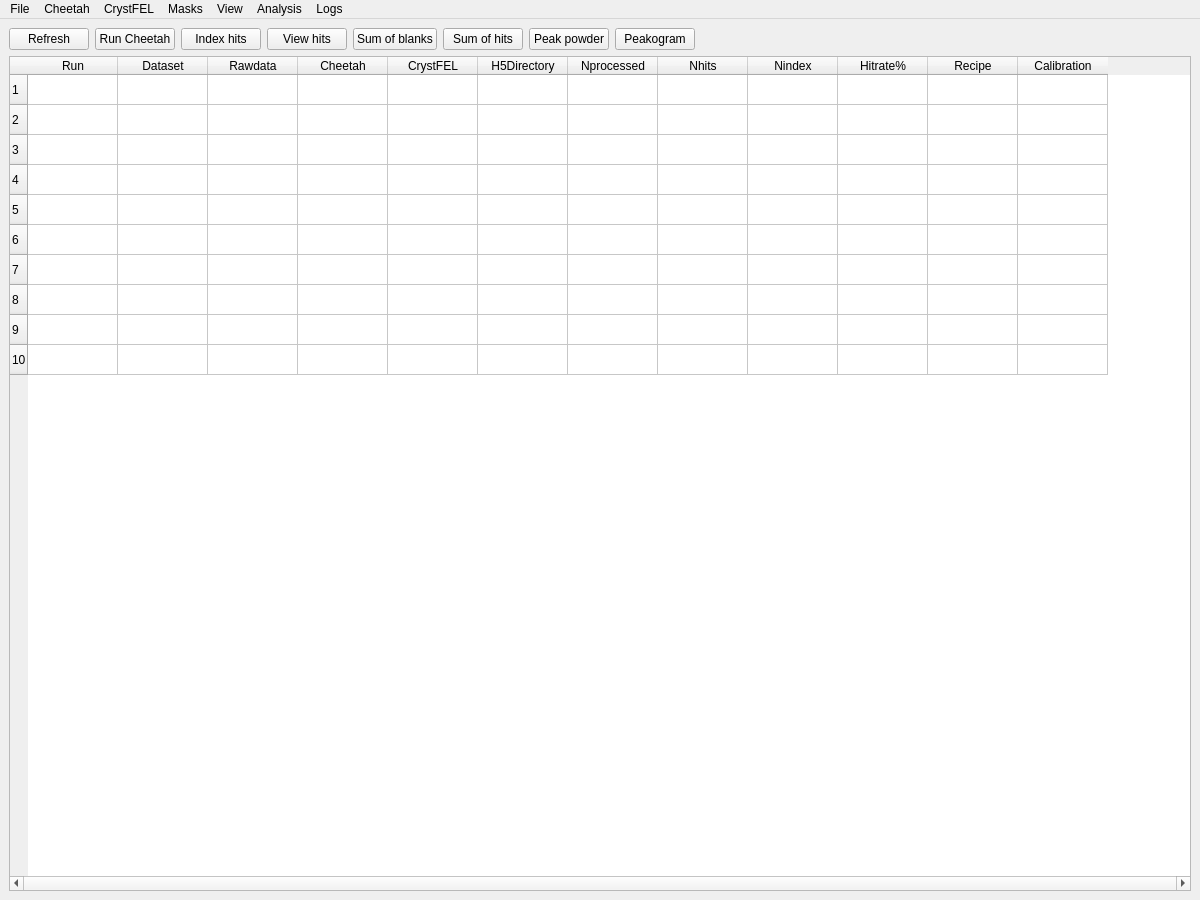
<?xml version="1.0" encoding="UTF-8"?>
<ui version="4.0">
 <class>MainWindow</class>
 <widget class="QMainWindow" name="MainWindow">
  <property name="geometry">
   <rect>
    <x>0</x>
    <y>0</y>
    <width>1200</width>
    <height>900</height>
   </rect>
  </property>
  <property name="sizePolicy">
   <sizepolicy hsizetype="Expanding" vsizetype="Expanding">
    <horstretch>0</horstretch>
    <verstretch>0</verstretch>
   </sizepolicy>
  </property>
  <property name="windowTitle">
   <string>Cheetah GUI</string>
  </property>
  <widget class="QWidget" name="centralwidget">
   <layout class="QGridLayout" name="gridLayout">
    <item row="1" column="0">
     <layout class="QVBoxLayout" name="verticalLayout">
      <property name="sizeConstraint">
       <enum>QLayout::SetDefaultConstraint</enum>
      </property>
      <item>
       <layout class="QHBoxLayout" name="horizontalLayout">
        <property name="sizeConstraint">
         <enum>QLayout::SetDefaultConstraint</enum>
        </property>
        <item>
         <widget class="QPushButton" name="button_refresh">
          <property name="sizePolicy">
           <sizepolicy hsizetype="Preferred" vsizetype="Fixed">
            <horstretch>0</horstretch>
            <verstretch>0</verstretch>
           </sizepolicy>
          </property>
          <property name="maximumSize">
           <size>
            <width>120</width>
            <height>25</height>
           </size>
          </property>
          <property name="text">
           <string>Refresh</string>
          </property>
         </widget>
        </item>
        <item>
         <widget class="QPushButton" name="button_run_cheetah">
          <property name="sizePolicy">
           <sizepolicy hsizetype="Preferred" vsizetype="Fixed">
            <horstretch>0</horstretch>
            <verstretch>0</verstretch>
           </sizepolicy>
          </property>
          <property name="maximumSize">
           <size>
            <width>120</width>
            <height>25</height>
           </size>
          </property>
          <property name="text">
           <string>Run Cheetah</string>
          </property>
         </widget>
        </item>
        <item>
         <widget class="QPushButton" name="button_index">
          <property name="enabled">
           <bool>true</bool>
          </property>
          <property name="sizePolicy">
           <sizepolicy hsizetype="Preferred" vsizetype="Fixed">
            <horstretch>0</horstretch>
            <verstretch>0</verstretch>
           </sizepolicy>
          </property>
          <property name="maximumSize">
           <size>
            <width>120</width>
            <height>25</height>
           </size>
          </property>
          <property name="text">
           <string>Index hits</string>
          </property>
         </widget>
        </item>
        <item>
         <widget class="QPushButton" name="button_view_hits">
          <property name="sizePolicy">
           <sizepolicy hsizetype="Preferred" vsizetype="Fixed">
            <horstretch>0</horstretch>
            <verstretch>0</verstretch>
           </sizepolicy>
          </property>
          <property name="maximumSize">
           <size>
            <width>120</width>
            <height>25</height>
           </size>
          </property>
          <property name="text">
           <string>View hits</string>
          </property>
         </widget>
        </item>
        <item>
         <widget class="QPushButton" name="button_sum_blanks">
          <property name="sizePolicy">
           <sizepolicy hsizetype="Preferred" vsizetype="Fixed">
            <horstretch>0</horstretch>
            <verstretch>0</verstretch>
           </sizepolicy>
          </property>
          <property name="maximumSize">
           <size>
            <width>120</width>
            <height>25</height>
           </size>
          </property>
          <property name="text">
           <string>Sum of blanks</string>
          </property>
         </widget>
        </item>
        <item>
         <widget class="QPushButton" name="button_sum_hits">
          <property name="sizePolicy">
           <sizepolicy hsizetype="Preferred" vsizetype="Fixed">
            <horstretch>0</horstretch>
            <verstretch>0</verstretch>
           </sizepolicy>
          </property>
          <property name="maximumSize">
           <size>
            <width>120</width>
            <height>25</height>
           </size>
          </property>
          <property name="text">
           <string>Sum of hits</string>
          </property>
         </widget>
        </item>
        <item>
         <widget class="QPushButton" name="button_peak_powder">
          <property name="enabled">
           <bool>true</bool>
          </property>
          <property name="sizePolicy">
           <sizepolicy hsizetype="Preferred" vsizetype="Fixed">
            <horstretch>0</horstretch>
            <verstretch>0</verstretch>
           </sizepolicy>
          </property>
          <property name="maximumSize">
           <size>
            <width>120</width>
            <height>25</height>
           </size>
          </property>
          <property name="text">
           <string>Peak powder</string>
          </property>
         </widget>
        </item>
        <item>
         <widget class="QPushButton" name="button_peakogram">
          <property name="enabled">
           <bool>true</bool>
          </property>
          <property name="sizePolicy">
           <sizepolicy hsizetype="Preferred" vsizetype="Fixed">
            <horstretch>0</horstretch>
            <verstretch>0</verstretch>
           </sizepolicy>
          </property>
          <property name="maximumSize">
           <size>
            <width>120</width>
            <height>25</height>
           </size>
          </property>
          <property name="text">
           <string>Peakogram</string>
          </property>
         </widget>
        </item>
        <item>
         <spacer name="horizontalSpacer">
          <property name="orientation">
           <enum>Qt::Horizontal</enum>
          </property>
          <property name="sizeHint" stdset="0">
           <size>
            <width>40</width>
            <height>20</height>
           </size>
          </property>
         </spacer>
        </item>
       </layout>
      </item>
      <item>
       <widget class="QTableWidget" name="table_status">
        <property name="lineWidth">
         <number>3</number>
        </property>
        <property name="verticalScrollBarPolicy">
         <enum>Qt::ScrollBarAsNeeded</enum>
        </property>
        <property name="horizontalScrollBarPolicy">
         <enum>Qt::ScrollBarAlwaysOn</enum>
        </property>
        <property name="sortingEnabled">
         <bool>true</bool>
        </property>
        <property name="rowCount">
         <number>10</number>
        </property>
        <attribute name="horizontalHeaderCascadingSectionResizes">
         <bool>false</bool>
        </attribute>
        <attribute name="horizontalHeaderDefaultSectionSize">
         <number>90</number>
        </attribute>
        <attribute name="horizontalHeaderHighlightSections">
         <bool>false</bool>
        </attribute>
        <row/>
        <row/>
        <row/>
        <row/>
        <row/>
        <row/>
        <row/>
        <row/>
        <row/>
        <row/>
        <column>
         <property name="text">
          <string>Run</string>
         </property>
        </column>
        <column>
         <property name="text">
          <string>Dataset</string>
         </property>
        </column>
        <column>
         <property name="text">
          <string>Rawdata</string>
         </property>
        </column>
        <column>
         <property name="text">
          <string>Cheetah</string>
         </property>
        </column>
        <column>
         <property name="text">
          <string>CrystFEL</string>
         </property>
        </column>
        <column>
         <property name="text">
          <string>H5Directory</string>
         </property>
        </column>
        <column>
         <property name="text">
          <string>Nprocessed</string>
         </property>
        </column>
        <column>
         <property name="text">
          <string>Nhits</string>
         </property>
        </column>
        <column>
         <property name="text">
          <string>Nindex</string>
         </property>
        </column>
        <column>
         <property name="text">
          <string>Hitrate%</string>
         </property>
        </column>
        <column>
         <property name="text">
          <string>Recipe</string>
         </property>
        </column>
        <column>
         <property name="text">
          <string>Calibration</string>
         </property>
        </column>
       </widget>
      </item>
      <item>
       <layout class="QHBoxLayout" name="horizontalLayout2"/>
      </item>
     </layout>
    </item>
   </layout>
  </widget>
  <widget class="QMenuBar" name="menuBar">
   <property name="geometry">
    <rect>
     <x>0</x>
     <y>0</y>
     <width>1200</width>
     <height>23</height>
    </rect>
   </property>
   <widget class="QMenu" name="menuFile">
    <property name="title">
     <string>File</string>
    </property>
    <addaction name="menu_file_command"/>
    <addaction name="menu_file_start_crawler"/>
    <addaction name="menu_file_new_geometry"/>
    <addaction name="menu_file_modify_beamline_configuration"/>
    <addaction name="separator"/>
    <addaction name="menu_file_quit"/>
   </widget>
   <widget class="QMenu" name="menuCheetah">
    <property name="title">
     <string>Cheetah</string>
    </property>
    <addaction name="menu_cheetah_process_selected"/>
    <addaction name="menu_cheetah_relabel"/>
    <addaction name="menu_cheetah_autorun"/>
    <addaction name="menu_modify_config_files"/>
   </widget>
   <widget class="QMenu" name="menuAnalysis">
    <property name="title">
     <string>Analysis</string>
    </property>
    <addaction name="menu_analysis_hitrate"/>
    <addaction name="menu_analysis_resolution"/>
    <addaction name="menu_analysis_saturation"/>
    <addaction name="menu_analysis_peakogram"/>
   </widget>
   <widget class="QMenu" name="menu_masks">
    <property name="title">
     <string>Masks</string>
    </property>
    <addaction name="menu_mask_maker"/>
    <addaction name="menu_mask_combine"/>
    <addaction name="menu_mask_view"/>
   </widget>
   <widget class="QMenu" name="menuPowder">
    <property name="title">
     <string>View</string>
    </property>
    <addaction name="menu_powder_peaks_hits"/>
    <addaction name="menu_powder_peaks_blanks"/>
    <addaction name="menu_powder_hits_sum"/>
    <addaction name="menu_powder_blanks_sum"/>
   </widget>
   <widget class="QMenu" name="menuLogs">
    <property name="title">
     <string>Logs</string>
    </property>
    <addaction name="menu_log_batch"/>
    <addaction name="menu_log_cheetah"/>
    <addaction name="menu_log_cheetah_status"/>
   </widget>
   <widget class="QMenu" name="menuCrystFEL">
    <property name="title">
     <string>CrystFEL</string>
    </property>
    <addaction name="menu_crystfel_index"/>
    <addaction name="separator"/>
    <addaction name="menu_crystfel_view_indexing_results"/>
    <addaction name="menu_crystfel_cell_explorer"/>
    <addaction name="menu_crystfel_view_indexing_pick"/>
    <addaction name="menu_crystfel_cell_explorer_pick"/>
    <addaction name="separator"/>
    <addaction name="menu_crystfel_merge_streams"/>
    <addaction name="menu_crystfel_list_files"/>
    <addaction name="menu_crystfel_list_events"/>
   </widget>
   <addaction name="menuFile"/>
   <addaction name="menuCheetah"/>
   <addaction name="menuCrystFEL"/>
   <addaction name="menu_masks"/>
   <addaction name="menuPowder"/>
   <addaction name="menuAnalysis"/>
   <addaction name="menuLogs"/>
  </widget>
  <action name="menu_file_autorefresh">
   <property name="text">
    <string>Auto refresh table</string>
   </property>
  </action>
  <action name="menu_file_refreshtable">
   <property name="text">
    <string>Refresh table</string>
   </property>
  </action>
  <action name="menu_file_startcrawler">
   <property name="text">
    <string>Start crawler</string>
   </property>
  </action>
  <action name="menu_file_command">
   <property name="text">
    <string>Unlock command operations</string>
   </property>
  </action>
  <action name="menu_file_quit">
   <property name="text">
    <string>Quit</string>
   </property>
  </action>
  <action name="menu_cheetah_process_selected">
   <property name="text">
    <string>Process selected runs</string>
   </property>
  </action>
  <action name="menu_cheetah_relabel">
   <property name="text">
    <string>Label or relabel dataset</string>
   </property>
  </action>
  <action name="menu_cheetah_autorun">
   <property name="text">
    <string>Autorun when new data is ready</string>
   </property>
  </action>
  <action name="menu_mask_combine">
   <property name="text">
    <string>Combine masks</string>
   </property>
  </action>
  <action name="menu_analysis_peakogram">
   <property name="text">
    <string>Peakogram</string>
   </property>
  </action>
  <action name="menu_analysis_saturation">
   <property name="text">
    <string>Saturation check</string>
   </property>
  </action>
  <action name="menu_analysis_hitrate">
   <property name="text">
    <string>Hit rate plot</string>
   </property>
  </action>
  <action name="menu_analysis_resolution">
   <property name="text">
    <string>Resolution plot</string>
   </property>
  </action>
  <action name="menu_powder_hits_sum">
   <property name="text">
    <string>Virtual powder hits (class 1, detector corrected ADU sum)</string>
   </property>
  </action>
  <action name="menu_powder_blanks_sum">
   <property name="text">
    <string>Virtual powder blanks (class 0, detector corrected ADU sum)</string>
   </property>
  </action>
  <action name="menu_powder_peaks_hits">
   <property name="text">
    <string>Peakfinder virtual powder hits (class 1)</string>
   </property>
  </action>
  <action name="menu_powder_peaks_blanks">
   <property name="text">
    <string>Peakfinder virtual powder blanks (class 0)</string>
   </property>
  </action>
  <action name="menu_log_batch">
   <property name="text">
    <string>Batch log file</string>
   </property>
  </action>
  <action name="menu_log_cheetah">
   <property name="text">
    <string>Cheetah log file</string>
   </property>
  </action>
  <action name="menu_log_cheetah_status">
   <property name="text">
    <string>Cheetah status file</string>
   </property>
  </action>
  <action name="menu_mask_maker">
   <property name="text">
    <string>Mask maker</string>
   </property>
  </action>
  <action name="menu_mask_view">
   <property name="text">
    <string>View mask file</string>
   </property>
  </action>
  <action name="menu_file_new_geometry">
   <property name="text">
    <string>Change geometry file</string>
   </property>
  </action>
  <action name="menu_powder_copydarkcal">
   <property name="text">
    <string>Copy darkcal.h5 to calib/darkcal</string>
   </property>
  </action>
  <action name="menu_crystfel_cell_explorer">
   <property name="text">
    <string>Cell explorer (selected run)</string>
   </property>
  </action>
  <action name="menu_crystfel_view_indexing_results">
   <property name="text">
    <string>View indexing (selected run)</string>
   </property>
  </action>
  <action name="menu_crystfel_merge_streams">
   <property name="text">
    <string>Merge stream files</string>
   </property>
  </action>
  <action name="menu_crystfel_list_events">
   <property name="enabled">
    <bool>true</bool>
   </property>
   <property name="text">
    <string>List events</string>
   </property>
  </action>
  <action name="menu_crystfel_index">
   <property name="text">
    <string>Run indexamajig</string>
   </property>
  </action>
  <action name="menu_crystfel_cell_explorer_pick">
   <property name="text">
    <string>Cell explorer (pick stream file)</string>
   </property>
  </action>
  <action name="menu_crystfel_view_indexing_pick">
   <property name="text">
    <string>View indexing (pick stream file)</string>
   </property>
  </action>
  <action name="menu_crystfel_list_files">
   <property name="enabled">
    <bool>true</bool>
   </property>
   <property name="text">
    <string>List files</string>
   </property>
  </action>
  <action name="menu_file_modify_beamline_configuration">
   <property name="text">
    <string>Modify beamline configuration</string>
   </property>
  </action>
  <action name="menu_modify_config_files">
   <property name="text">
    <string>Modify config files</string>
   </property>
  </action>
  <action name="menu_file_start_crawler">
   <property name="text">
    <string>Start crawler</string>
   </property>
  </action>
 </widget>
 <resources/>
 <connections/>
</ui>
